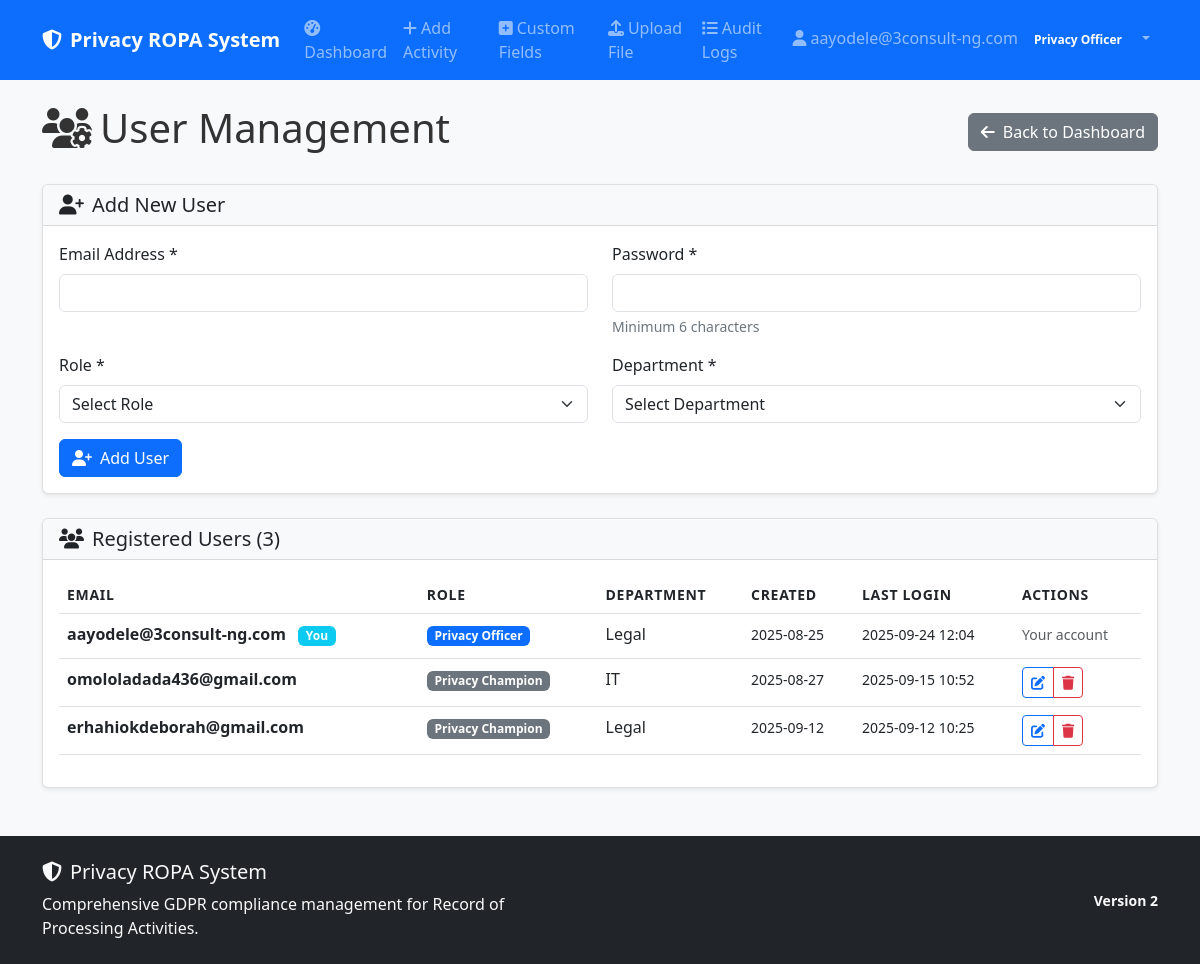
Page /user-management (signed in) on the earlier database version.
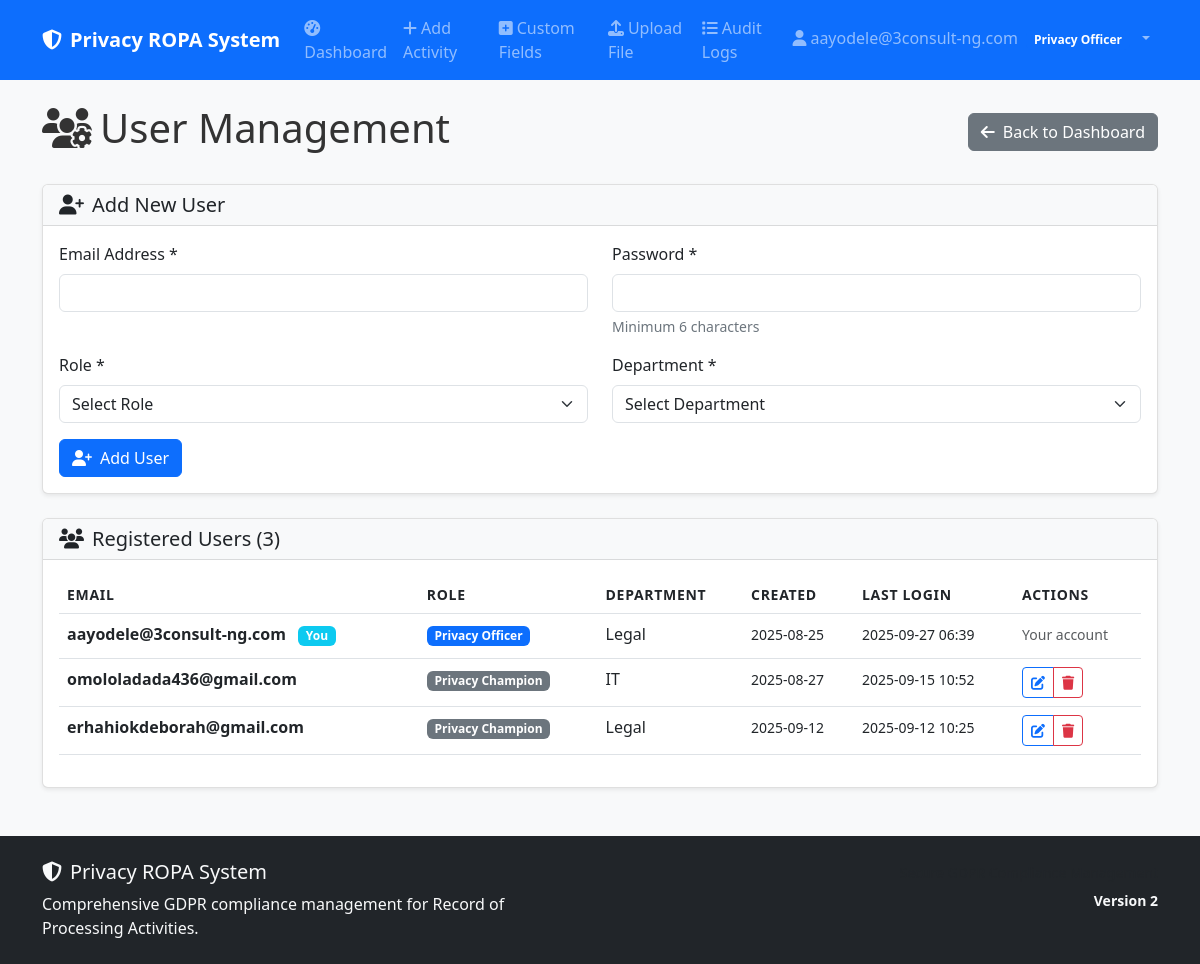
Same page on the later database version.
### models.py (models this page shows)
class User(UserMixin, db.Model):
    __tablename__ = 'users'
    id = db.Column(Integer, primary_key=True)
    email = db.Column(String(120), unique=True, nullable=False)
    password_hash = db.Column(String(256), nullable=False)
    role = db.Column(String(50), nullable=False, default='Privacy Champion')
    department = db.Column(String(100))
    created_at = db.Column(DateTime, default=datetime.utcnow)
    last_login = db.Column(DateTime)
    reset_token = db.Column(String(256), nullable=True)
    reset_token_expires = db.Column(DateTime, nullable=True)
    ropa_records = db.relationship('ROPARecord', foreign_keys='ROPARecord.created_by', backref='creator', lazy=True)

### app.py (the view)
@app.route('/user-management')
@login_required
def user_management():
    if current_user.role != 'Privacy Officer':
        abort(403)
    users = models.User.query.all()
    return render_template('user_management.html', users=users)

### app.py (called while the page is built)
@login_manager.user_loader
def load_user(user_id):
    return models.User.query.get(int(user_id))

### templates/user_management.html (shortened to what this page needs)
{% extends "base.html" %}
{% block content %}
<div class="d-flex justify-content-between align-items-center mb-4">
    <h1><i class="fas fa-users-cog me-2"></i>User Management</h1>
    <a href="{{ url_for('privacy_officer_dashboard') }}" class="btn btn-secondary">
        <i class="fas fa-arrow-left me-2"></i>Back to Dashboard
    </a>
</div>
<div class="card mb-4">
    <div class="card-header">
        <h5 class="mb-0">
            <i class="fas fa-user-plus me-2"></i>Add New User
        </h5>
    </div>
    <div class="card-body">
        <form method="POST" action="{{ url_for('add_user') }}">
            <div class="row">
                <div class="col-md-6 mb-3">
                    <label for="email" class="form-label">Email Address *</label>
                    <input type="email" class="form-control" id="email" name="email" required>
                </div>
                <div class="col-md-6 mb-3">
                    <label for="password" class="form-label">Password *</label>
                    <input type="password" class="form-control" id="password" name="password" required minlength="6">
                    <div class="form-text">Minimum 6 characters</div>
                </div>
            </div>
            <div class="row">
                <div class="col-md-6 mb-3">
                    <label for="role" class="form-label">Role *</label>
                    <select class="form-select" id="role" name="role" required>
                        <option value="">Select Role</option>
                    </select>
                </div>
                <div class="col-md-6 mb-3">
                    <label for="department" class="form-label">Department *</label>
                    <select class="form-select" id="department" name="department" required>
                        <option value="">Select Department</option>
                    </select>
                </div>
            </div>
            <button type="submit" class="btn btn-primary">
                <i class="fas fa-user-plus me-2"></i>Add User
            </button>
        </form>
    </div>
</div>
<div class="card">
    <div class="card-header">
        <h5 class="mb-0">
            <i class="fas fa-users me-2"></i>Registered Users ({{ users|length }})
        </h5>
    </div>
    <div class="card-body">
        {% if users %}
            <div class="table-responsive">
                <table class="table table-hover">
                    <thead>
                        <tr>
                            <th>Email</th>
                            <th>Role</th>
                            <th>Department</th>
                            <th>Created</th>
                            <th>Last Login</th>
                            <th>Actions</th>
                        </tr>
                    </thead>
                    <tbody>
                        {% for user in users %}
                        <tr>
                            <td>
                                <strong>{{ user.email }}</strong>
                                {% if user.id == current_user.id %}
                                    <span class="badge bg-info ms-2">You</span>
                                {% endif %}
                            </td>
                            <td>
                                <span class="badge bg-{% if user.role == 'Privacy Officer' %}primary{% else %}secondary{% endif %}">
                                    {{ user.role }}
                                </span>
                            </td>
                            <td>{{ user.department or 'N/A' }}</td>
                            <td>
                                <small>{{ user.created_at.strftime('%Y-%m-%d') if user.created_at else 'N/A' }}</small>
                            </td>
                            <td>
                                <small>{{ user.last_login.strftime('%Y-%m-%d %H:%M') if user.last_login else 'Never' }}</small>
                            </td>
                            <td>
                                {% if user.id != current_user.id %}
                                <div class="btn-group btn-group-sm" role="group">
                                    <button type="button" class="btn btn-outline-primary"
                                            onclick="editUser({{ user.id }}, '{{ user.email }}', '{{ user.role }}', '{{ user.department }}')">
                                        <i class="fas fa-edit"></i>
                                    </button>
                                    <button type="button" class="btn btn-outline-danger"
                                            onclick="deleteUser({{ user.id }}, '{{ user.email }}')">
                                        <i class="fas fa-trash"></i>
                                    </button>
                                </div>
                                {% else %}
                                <small class="text-muted">Your account</small>
                                {% endif %}
                            </td>
                        </tr>
                        {% endfor %}
                    </tbody>
                </table>
            </div>
        {% else %}
            <div class="text-center py-4">
                <i class="fas fa-users fa-3x text-muted mb-3"></i>
                <h5>No Users Found</h5>
                <p class="text-muted">Add the first user to get started.</p>
            </div>
        {% endif %}
    </div>
</div>
{% endblock %}

### templates/base.html (shortened to what this page needs)
<!DOCTYPE html>
<html lang="en" data-bs-theme="light">
<head>
    <link href="https://cdn.jsdelivr.net/npm/bootstrap@5.3.0/dist/css/bootstrap.min.css" rel="stylesheet">
    <link href="https://cdnjs.cloudflare.com/ajax/libs/font-awesome/6.4.0/css/all.min.css" rel="stylesheet">
    <link href="{{ url_for('static', filename='css/custom.css') }}" rel="stylesheet">
</head>
<body>
    <nav class="navbar navbar-expand-lg navbar-dark bg-primary">
        <div class="container">
            <a class="navbar-brand fw-bold" href="{{ url_for('index') }}">
                <i class="fas fa-shield-alt me-2"></i>Privacy ROPA System
            </a>
            {% if current_user.is_authenticated %}
            <div class="collapse navbar-collapse" id="navbarNav">
                <ul class="navbar-nav me-auto">
                    <li class="nav-item">
                        <a class="nav-link" href="{{ url_for('index') }}">
                            <i class="fas fa-tachometer-alt me-1"></i>Dashboard
                        </a>
                    </li>
                    <li class="nav-item">
                        <a class="nav-link" href="{{ url_for('add_activity') }}">
                            <i class="fas fa-plus me-1"></i>Add Activity
                        </a>
                    </li>
                    <li class="nav-item">
                        <a class="nav-link" href="{{ url_for('custom_tabs') }}">
                            <i class="fas fa-plus-square me-1"></i>Custom Fields
                        </a>
                    </li>
                    {% if current_user.role == 'Privacy Officer' %}
                    <li class="nav-item">
                        <a class="nav-link" href="{{ url_for('upload_file') }}">
                            <i class="fas fa-upload me-1"></i>Upload File
                        </a>
                    </li>
                    <li class="nav-item">
                        <a class="nav-link" href="{{ url_for('audit_logs') }}">
                            <i class="fas fa-list me-1"></i>Audit Logs
                        </a>
                    </li>
                    {% endif %}
                </ul>
                <ul class="navbar-nav">
                    <li class="nav-item dropdown">
                        <a class="nav-link dropdown-toggle" href="#" role="button" data-bs-toggle="dropdown">
                            <i class="fas fa-user me-1"></i>{{ current_user.email }}
                            <span class="badge bg-primary ms-1">{{ current_user.role }}</span>
                        </a>
                    </li>
                </ul>
            </div>
            {% endif %}
        </div>
    </nav>
    <main class="container my-4">
        {% block content %}{% endblock %}
    </main>
    <footer class="bg-dark text-light py-4 mt-5">
        <div class="container">
            <div class="row">
                <div class="col-md-6">
                    <h5><i class="fas fa-shield-alt me-2"></i>Privacy ROPA System</h5>
                    <p class="mb-0">Comprehensive GDPR compliance management for Record of Processing Activities.</p>
                </div>
                <div class="col-md-6 text-md-end">
                    <p class="mb-0">
                        <small class="text-muted">
                        </small>
                    </p>
                    <p class="mb-0 mt-1">
                        <small class="text-light fw-bold">
                            Version 2
                        </small>
                    </p>
                </div>
            </div>
        </div>
    </footer>
</body>
</html>

### static/css/custom.css (style rules this page uses)
body { background-color: #f8f9fa; color: #333; }
.navbar-brand { font-weight: 600; }
.card { box-shadow: 0 0.125rem 0.25rem rgba(0, 0, 0, 0.075); border: 1px solid rgba(0, 0, 0, 0.125); }
.card-header { background-color: var(--bs-gray-100); border-bottom: 1px solid rgba(0, 0, 0, 0.125); }
.badge { margin-right: 0.25rem; margin-bottom: 0.25rem; }
.table-responsive { border-radius: 0.375rem; }
.table th { border-top: none; font-weight: 600; text-transform: uppercase; font-size: 0.875rem; letter-spacing: 0.05em; }
.btn-group .btn { margin-right: 0; }
.form-label { font-weight: 500; margin-bottom: 0.5rem; }
.form-text { font-size: 0.875rem; color: var(--bs-gray-600); }

Differences in the rows shown:
changed User "aayodele@3consult-ng.com": last_login "2025-09-24 12:04" → "2025-09-27 06:39"
